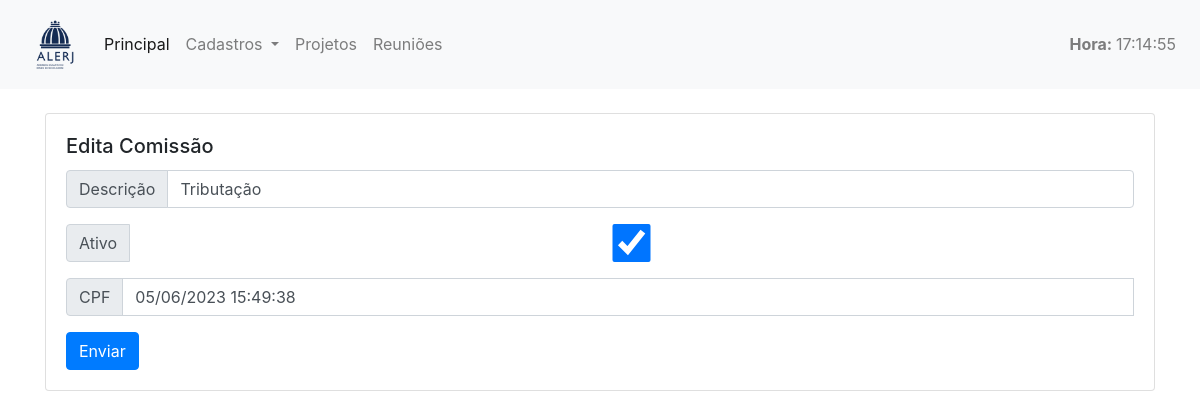
Screenshot of /cadastro/comissaoedita/3 with the database file from the repository.
### cadastro/models.py (models this page shows, shortened)
class Comissao(models.Model):
    descricao = models.CharField(max_length=200)
    data_atualizacao = models.DateTimeField('Data Atualização', default=timezone.now)
    ativo = models.BooleanField(default=True)
    class Meta:
        ordering = ['descricao']

### cadastro/views.py (the view)
# urls.py: path('comissaoedita/<int:pk>', ComissaoUpdateView.as_view(), name='comissao_edita'),   # EDITA
class ComissaoUpdateView(UpdateView):
    template_name = "cadastro/comissao_edita.html"
    model = Comissao
    fields = '__all__'
    context_object_name = 'comissao'
    success_url = reverse_lazy("lista_comissoes")

### cadastro/templatetags/tempo_atual.py (called while the page is built)
@register.simple_tag
def tempo_atual():
    return datetime.datetime.now().strftime('%H:%M:%S')

### cadastro/templates/cadastro/comissao_edita.html (shortened to what this page needs)
{% extends "cadastro/_layouts/base.html" %}
{% load widget_tweaks %}
{% block conteudo %}
<div class="container">
  <div class="row">
    <div class="col-lg-12 col-md-12 col-sm-12 col-xs-12">
      <div class="card">
        <div class="card-body">
          <h5 class="card-title">Edita Comissão</h5>
          <form method="post">
            <div class="input-group mb-3">
              <div class="input-group-prepend">
                <span class="input-group-text">Descrição</span>
              </div>
              {% render_field form.descricao class+="form-control" %}
            </div>
            <div class="input-group mb-3">
              <div class="input-group-prepend">
                <span class="input-group-text">Ativo</span>
              </div>
              {% render_field form.ativo class+="form-control" %}
            </div>
            <div class="input-group mb-3">
              <div class="input-group-prepend">
                <span class="input-group-text">CPF</span>
              </div>
              {% render_field form.data_atualizacao class+="form-control" %}
            </div>
            <button class="btn btn-primary">Enviar</button>
          </form>
        </div>
      </div>
    </div>
  </div>
</div>
{% endblock %}

### rows the page displays
Comissao: descricao "Tributação", ativo "☑", data_atualizacao "05/06/2023 15:49:38"
